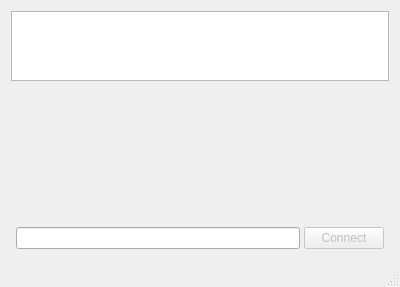
<?xml version="1.0" encoding="UTF-8"?>
<ui version="4.0">
 <class>MainWindow</class>
 <widget class="QMainWindow" name="MainWindow">
  <property name="geometry">
   <rect>
    <x>0</x>
    <y>0</y>
    <width>400</width>
    <height>287</height>
   </rect>
  </property>
  <property name="windowTitle">
   <string>MainWindow</string>
  </property>
  <widget class="QWidget" name="centralWidget">
   <property name="sizePolicy">
    <sizepolicy hsizetype="Maximum" vsizetype="Maximum">
     <horstretch>0</horstretch>
     <verstretch>1</verstretch>
    </sizepolicy>
   </property>
   <property name="minimumSize">
    <size>
     <width>400</width>
     <height>250</height>
    </size>
   </property>
   <property name="maximumSize">
    <size>
     <width>1000000</width>
     <height>1000000</height>
    </size>
   </property>
   <layout class="QGridLayout" name="gridLayout">
    <item row="0" column="0">
     <layout class="QVBoxLayout" name="verticalLayout">
      <property name="spacing">
       <number>1</number>
      </property>
      <item>
       <layout class="QHBoxLayout" name="horizontalLayout"/>
      </item>
      <item>
       <widget class="QTableView" name="tableView"/>
      </item>
      <item>
       <spacer name="verticalSpacer">
        <property name="orientation">
         <enum>Qt::Vertical</enum>
        </property>
        <property name="sizeType">
         <enum>QSizePolicy::Maximum</enum>
        </property>
        <property name="sizeHint" stdset="0">
         <size>
          <width>10</width>
          <height>100000</height>
         </size>
        </property>
       </spacer>
      </item>
      <item>
       <layout class="QHBoxLayout" name="horizontalLayout_2" stretch="0,4">
        <property name="spacing">
         <number>4</number>
        </property>
        <property name="sizeConstraint">
         <enum>QLayout::SetDefaultConstraint</enum>
        </property>
        <property name="leftMargin">
         <number>5</number>
        </property>
        <property name="topMargin">
         <number>5</number>
        </property>
        <property name="rightMargin">
         <number>5</number>
        </property>
        <property name="bottomMargin">
         <number>5</number>
        </property>
        <item alignment="Qt::AlignVCenter">
         <widget class="QLineEdit" name="portLineEdit">
          <property name="sizePolicy">
           <sizepolicy hsizetype="Expanding" vsizetype="Fixed">
            <horstretch>100</horstretch>
            <verstretch>0</verstretch>
           </sizepolicy>
          </property>
         </widget>
        </item>
        <item>
         <widget class="QPushButton" name="connectButton">
          <property name="enabled">
           <bool>false</bool>
          </property>
          <property name="sizePolicy">
           <sizepolicy hsizetype="Minimum" vsizetype="Fixed">
            <horstretch>1</horstretch>
            <verstretch>0</verstretch>
           </sizepolicy>
          </property>
          <property name="text">
           <string>Connect</string>
          </property>
         </widget>
        </item>
       </layout>
      </item>
     </layout>
    </item>
   </layout>
  </widget>
  <widget class="QStatusBar" name="statusBar"/>
 </widget>
 <layoutdefault spacing="6" margin="11"/>
 <resources/>
 <connections/>
</ui>
